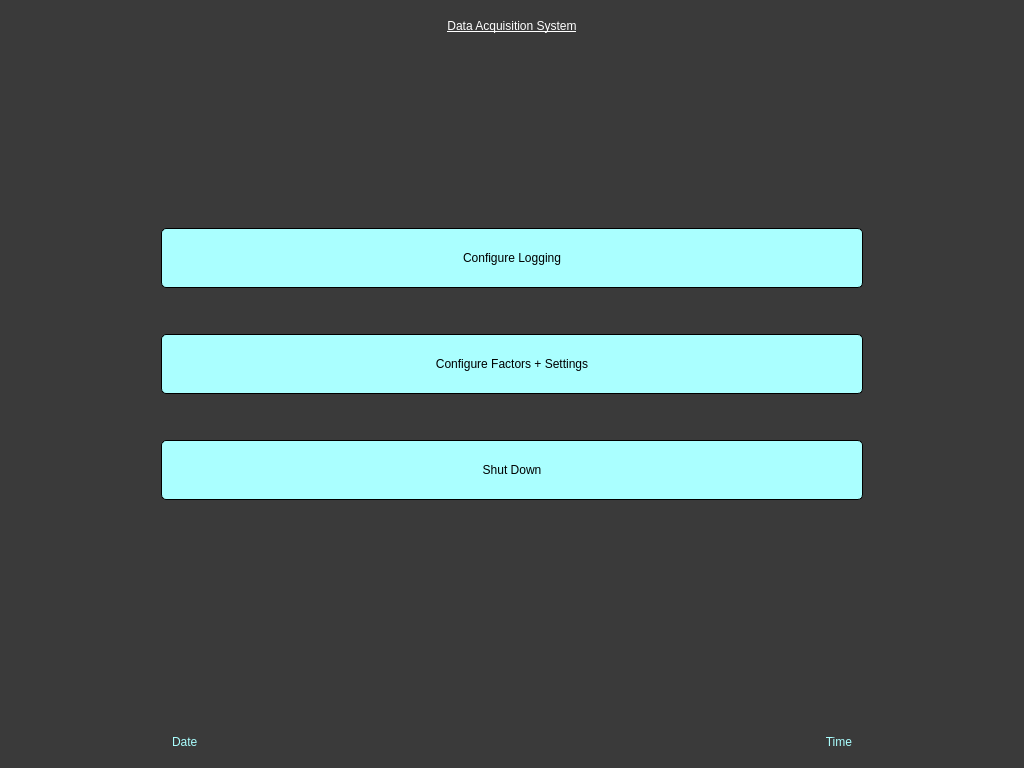
<?xml version="1.0" encoding="UTF-8"?>
<ui version="4.0">
 <class>FirstWindow</class>
 <widget class="QDialog" name="FirstWindow">
  <property name="geometry">
   <rect>
    <x>0</x>
    <y>0</y>
    <width>1024</width>
    <height>768</height>
   </rect>
  </property>
  <property name="windowTitle">
   <string>Dialog</string>
  </property>
  <property name="styleSheet">
   <string notr="true">QDialog {color: qlineargradient(spread:pad, x1:0 y1:0, x2:1 y2:0, stop:0 rgba(0, 0, 0, 255), stop:1 rgba(255, 255, 255, 255));

/* background: qlineargrad ient( x1:0 y1:0, x2:1 y2:0, stop:0 rgb(39, 46, 141) , stop:0.5  rgb(39, 46, 141) ,  stop:1 rgb(149, 155, 173)    ); */
 background-color: rgb(58, 58, 58); 
}
QPushButton {
	font: 600 20pt &quot;Times New Roman&quot;;
	padding: 5px;
	background-color: rgb(170, 255, 255);
	border: 1px solid black;
	border-radius:5px;
	color:black;
}
QPushButton:hover {
	font: 600 20pt &quot;Times New Roman&quot;;
	padding: 5px;
	background-color: rgb(202, 248, 255);
	border: 2px solid black;
	border-radius:5px;
	color:red;
}
QLabel {
	font: 600 18pt &quot;Times New Roman&quot;;
	padding: 8px; 
	color:rgb(170, 255, 255);
}

QLCDNumber{
	font: 600 18pt &quot;Times New Roman&quot;;
	padding: 8px; 
	background-color:transparent;
	border:0px solid transparent;
}

QPushButton:disabled {
	background-color:#ff0000;
	border:0px solid transparent;
} </string>
  </property>
  <layout class="QVBoxLayout" name="verticalLayout_3">
   <item>
    <widget class="QLabel" name="label">
     <property name="sizePolicy">
      <sizepolicy hsizetype="Preferred" vsizetype="Fixed">
       <horstretch>0</horstretch>
       <verstretch>0</verstretch>
      </sizepolicy>
     </property>
     <property name="styleSheet">
      <string notr="true">color:white;
font:700 36pt &quot;Old English Text MT&quot;;
text-decoration:underline;</string>
     </property>
     <property name="text">
      <string>Data Acquisition System</string>
     </property>
     <property name="alignment">
      <set>Qt::AlignCenter</set>
     </property>
    </widget>
   </item>
   <item>
    <layout class="QHBoxLayout" name="horizontalLayout">
     <item>
      <spacer name="horizontalSpacer_2">
       <property name="orientation">
        <enum>Qt::Horizontal</enum>
       </property>
       <property name="sizeType">
        <enum>QSizePolicy::Fixed</enum>
       </property>
       <property name="sizeHint" stdset="0">
        <size>
         <width>150</width>
         <height>20</height>
        </size>
       </property>
      </spacer>
     </item>
     <item>
      <layout class="QVBoxLayout" name="verticalLayout">
       <item>
        <spacer name="verticalSpacer_6">
         <property name="orientation">
          <enum>Qt::Vertical</enum>
         </property>
         <property name="sizeType">
          <enum>QSizePolicy::Expanding</enum>
         </property>
         <property name="sizeHint" stdset="0">
          <size>
           <width>20</width>
           <height>40</height>
          </size>
         </property>
        </spacer>
       </item>
       <item>
        <widget class="QPushButton" name="pb_Config_Logging">
         <property name="sizePolicy">
          <sizepolicy hsizetype="Preferred" vsizetype="Fixed">
           <horstretch>0</horstretch>
           <verstretch>0</verstretch>
          </sizepolicy>
         </property>
         <property name="minimumSize">
          <size>
           <width>0</width>
           <height>60</height>
          </size>
         </property>
         <property name="text">
          <string>Configure Logging</string>
         </property>
        </widget>
       </item>
       <item>
        <spacer name="verticalSpacer_4">
         <property name="orientation">
          <enum>Qt::Vertical</enum>
         </property>
         <property name="sizeType">
          <enum>QSizePolicy::Preferred</enum>
         </property>
         <property name="sizeHint" stdset="0">
          <size>
           <width>20</width>
           <height>40</height>
          </size>
         </property>
        </spacer>
       </item>
       <item>
        <widget class="QPushButton" name="pb_Config_Factors">
         <property name="sizePolicy">
          <sizepolicy hsizetype="Preferred" vsizetype="Fixed">
           <horstretch>0</horstretch>
           <verstretch>0</verstretch>
          </sizepolicy>
         </property>
         <property name="minimumSize">
          <size>
           <width>0</width>
           <height>60</height>
          </size>
         </property>
         <property name="text">
          <string>Configure Factors + Settings</string>
         </property>
        </widget>
       </item>
       <item>
        <spacer name="verticalSpacer_5">
         <property name="orientation">
          <enum>Qt::Vertical</enum>
         </property>
         <property name="sizeType">
          <enum>QSizePolicy::Preferred</enum>
         </property>
         <property name="sizeHint" stdset="0">
          <size>
           <width>20</width>
           <height>40</height>
          </size>
         </property>
        </spacer>
       </item>
       <item>
        <widget class="QPushButton" name="pb_ShutDown">
         <property name="sizePolicy">
          <sizepolicy hsizetype="Preferred" vsizetype="Fixed">
           <horstretch>0</horstretch>
           <verstretch>0</verstretch>
          </sizepolicy>
         </property>
         <property name="minimumSize">
          <size>
           <width>0</width>
           <height>60</height>
          </size>
         </property>
         <property name="text">
          <string>Shut Down</string>
         </property>
        </widget>
       </item>
       <item>
        <spacer name="verticalSpacer_3">
         <property name="orientation">
          <enum>Qt::Vertical</enum>
         </property>
         <property name="sizeType">
          <enum>QSizePolicy::Preferred</enum>
         </property>
         <property name="sizeHint" stdset="0">
          <size>
           <width>20</width>
           <height>40</height>
          </size>
         </property>
        </spacer>
       </item>
       <item>
        <spacer name="verticalSpacer">
         <property name="orientation">
          <enum>Qt::Vertical</enum>
         </property>
         <property name="sizeType">
          <enum>QSizePolicy::Expanding</enum>
         </property>
         <property name="sizeHint" stdset="0">
          <size>
           <width>20</width>
           <height>40</height>
          </size>
         </property>
        </spacer>
       </item>
       <item>
        <layout class="QHBoxLayout" name="horizontalLayout_2">
         <item>
          <widget class="QLabel" name="lbl_Date">
           <property name="sizePolicy">
            <sizepolicy hsizetype="Preferred" vsizetype="Fixed">
             <horstretch>0</horstretch>
             <verstretch>0</verstretch>
            </sizepolicy>
           </property>
           <property name="text">
            <string>Date</string>
           </property>
          </widget>
         </item>
         <item>
          <spacer name="horizontalSpacer_3">
           <property name="orientation">
            <enum>Qt::Horizontal</enum>
           </property>
           <property name="sizeType">
            <enum>QSizePolicy::Fixed</enum>
           </property>
           <property name="sizeHint" stdset="0">
            <size>
             <width>40</width>
             <height>20</height>
            </size>
           </property>
          </spacer>
         </item>
         <item>
          <widget class="QLabel" name="lbl_Time">
           <property name="sizePolicy">
            <sizepolicy hsizetype="Preferred" vsizetype="Fixed">
             <horstretch>0</horstretch>
             <verstretch>0</verstretch>
            </sizepolicy>
           </property>
           <property name="text">
            <string>Time</string>
           </property>
           <property name="alignment">
            <set>Qt::AlignRight|Qt::AlignTrailing|Qt::AlignVCenter</set>
           </property>
          </widget>
         </item>
        </layout>
       </item>
      </layout>
     </item>
     <item>
      <spacer name="horizontalSpacer">
       <property name="orientation">
        <enum>Qt::Horizontal</enum>
       </property>
       <property name="sizeType">
        <enum>QSizePolicy::Fixed</enum>
       </property>
       <property name="sizeHint" stdset="0">
        <size>
         <width>150</width>
         <height>20</height>
        </size>
       </property>
      </spacer>
     </item>
    </layout>
   </item>
  </layout>
 </widget>
 <resources/>
 <connections/>
</ui>
